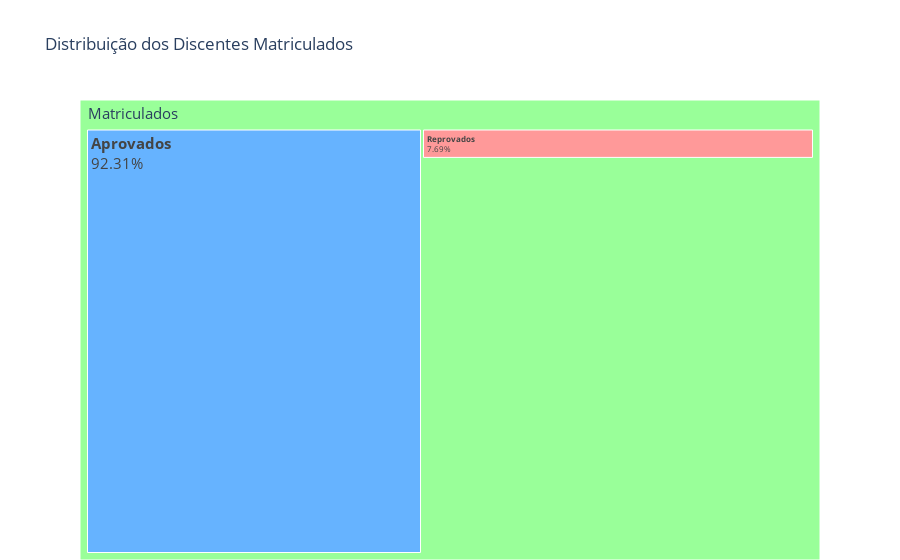

The cell this chart's notebook holds for it:
### Code cell
import plotly.graph_objects as go

# Dados
labels = ['Matriculados', 'Aprovados', 'Reprovados']
quantidades = [13, 12, 1]
porcentagens = [q / quantidades[0] * 100 for q in quantidades]

# Cores das categorias
cores = ['#99ff99', '#66b3ff', '#ff9999']

# Criação do treemap
fig = go.Figure(go.Treemap(
    labels=labels,
    parents=['', 'Matriculados', 'Matriculados'],
    values=quantidades,
    text=porcentagens,
    hovertemplate='<b>%{label}</b><br>%{text:.2f}%',  # Define duas casas decimais para as porcentagens
    texttemplate='<b>%{label}</b><br>%{text:.2f}%',  # Define duas casas decimais para o texto exibido no label
    marker=dict(colors=cores),
    textfont=dict(size=15),
))

# Configurações adicionais do treemap
fig.update_layout(
    title='Distribuição dos Discentes Matriculados',
    margin=dict(t=100, b=0),
)

# Exibe o treemap
fig.show()

### Figure 1 — Plotly figure (JSON) as saved in the notebook; plotly's stock layout.template omitted (floating-point values rounded to 4 significant figures)
{"data": [{"hovertemplate": "<b>%{label}</b><br>%{text:.2f}%", "labels": ["Matriculados", "Aprovados", "Reprovados"], "marker": {"colors": ["#99ff99", "#66b3ff", "#ff9999"]}, "parents": ["", "Matriculados", "Matriculados"], "text": [100, 92.31, 7.692], "textfont": {"size": 15}, "texttemplate": "<b>%{label}</b><br>%{text:.2f}%", "type": "treemap", "values": [13, 12, 1]}], "layout": {"margin": {"b": 0, "t": 100}, "title": {"text": "Distribuição dos Discentes Matriculados"}}}
